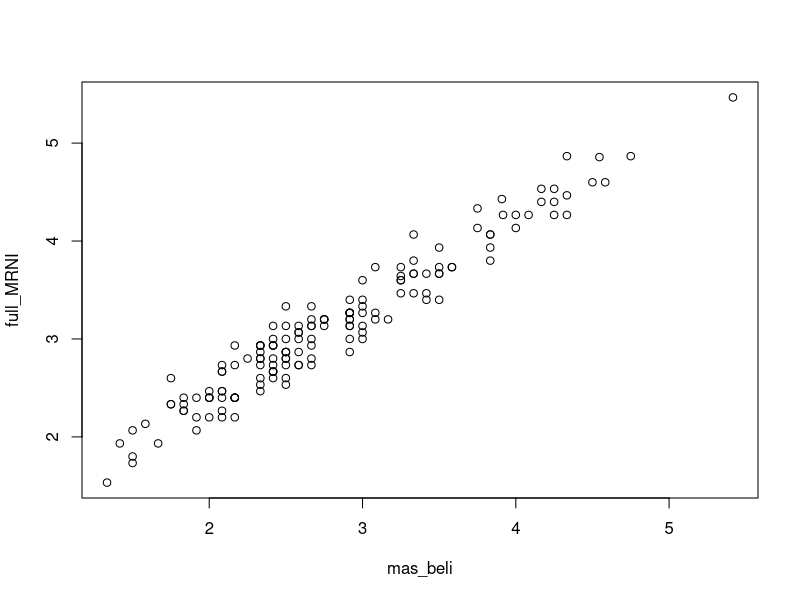
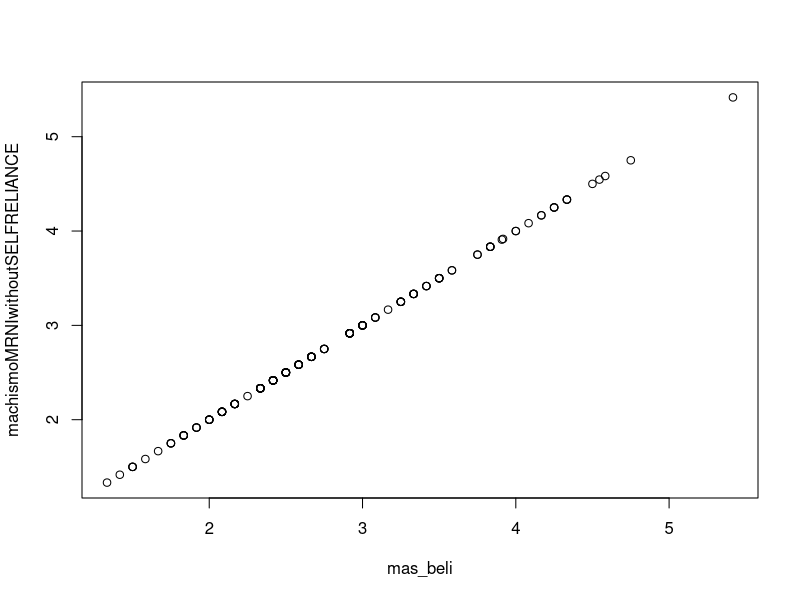

Write the R code that produced these figures, in order.
# Scales from Gabbiadini et al.
library(dplyr)
library(psych)

dat = read.csv("data_set_PLOS.csv")

# Full empathy composite
dat %>% 
  select(Empathy_comprensione:Empathy_affettuosita, 
         Empathy_serenitaR:Empathy_disinteresseR) %>% 
  alpha

dat$Empathy_composite_F = dat %>% 
  select(Empathy_comprensione:Empathy_affettuosita, 
         Empathy_serenitaR:Empathy_disinteresseR) %>% 
  apply(., 1, mean)

cor(dat$Empathy_composite_F, dat$emp_scal, use = 'pairwise')
mean(abs(dat$Empathy_composite_F - dat$emp_scal), na.rm = T) # not a match
table(is.na(dat$Empathy_composite_F), is.na(dat$emp_scal))

# Authors' empathy composite - discards 'affettuosita'
dat %>% 
  select(Empathy_comprensione:Empathy_premura, 
         Empathy_serenitaR:Empathy_disinteresseR) %>% 
  alpha

dat$Empathy_composite_G = dat %>% 
  select(Empathy_comprensione:Empathy_premura, 
         Empathy_serenitaR:Empathy_disinteresseR) %>% 
  apply(., 1, mean)

cor(dat$Empathy_composite_G, dat$emp_scal, use = 'pairwise')
mean(abs(dat$Empathy_composite_G - dat$emp_scal), na.rm = T) # a match
table(is.na(dat$Empathy_composite_G), is.na(dat$emp_scal))

# Masculine beliefs: equal weights, all items
dat %>% 
  select(MRNI1_aggr:MRNI15_restremotionality) %>% 
  alpha
dat$mas_composite_F = dat %>% 
  select(MRNI1_aggr:MRNI15_restremotionality) %>% 
  apply(., 1, mean)

cor(dat$mas_composite_F, dat$mas_beli, use = 'pairwise')
mean(abs(dat$mas_composite_F - dat$mas_beli), na.rm=T) # not a match
mean(abs(dat$mas_composite_F - dat$full_MRNI), na.rm=T) # match
table(is.na(dat$mas_composite_F), is.na(dat$mas_beli))

# Masculine beliefs, authors' composite
dat$mas_composite_G = dat %>% 
  select(machismoDOMINANCE,
         machismoAGGRESSIVITY:machismoRESTRICTIVEEMOTIONALITY) %>% 
  apply(., 1, mean)

cor(dat$mas_composite_G, dat$mas_beli, use = 'pairwise')
mean(abs(dat$mas_composite_G - dat$mas_beli), na.rm=T) # a match
mean(abs(dat$mas_composite_G - dat$full_MRNI), na.rm=T) # not a match
table(is.na(dat$mas_composite_G), is.na(dat$mas_beli))


with(dat, plot(mas_beli, full_MRNI))
with(dat, plot(mas_beli, machismoMRNIwithoutSELFRELIANCE))
     